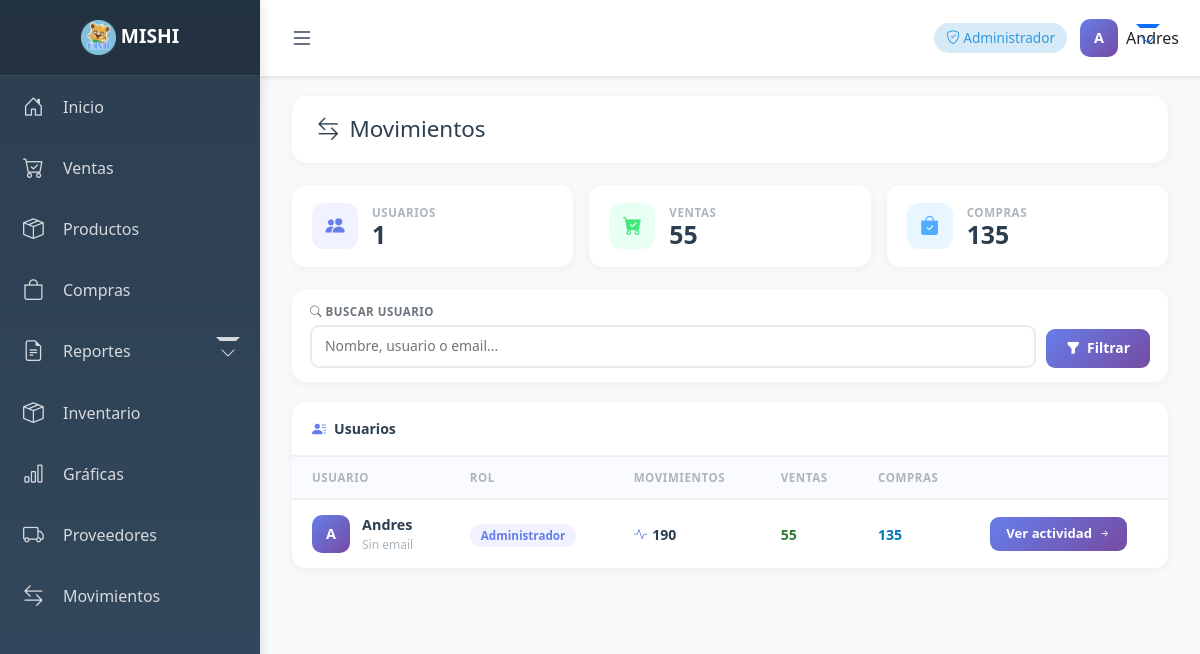
Page /movimientos/ (signed in) on the earlier database version.
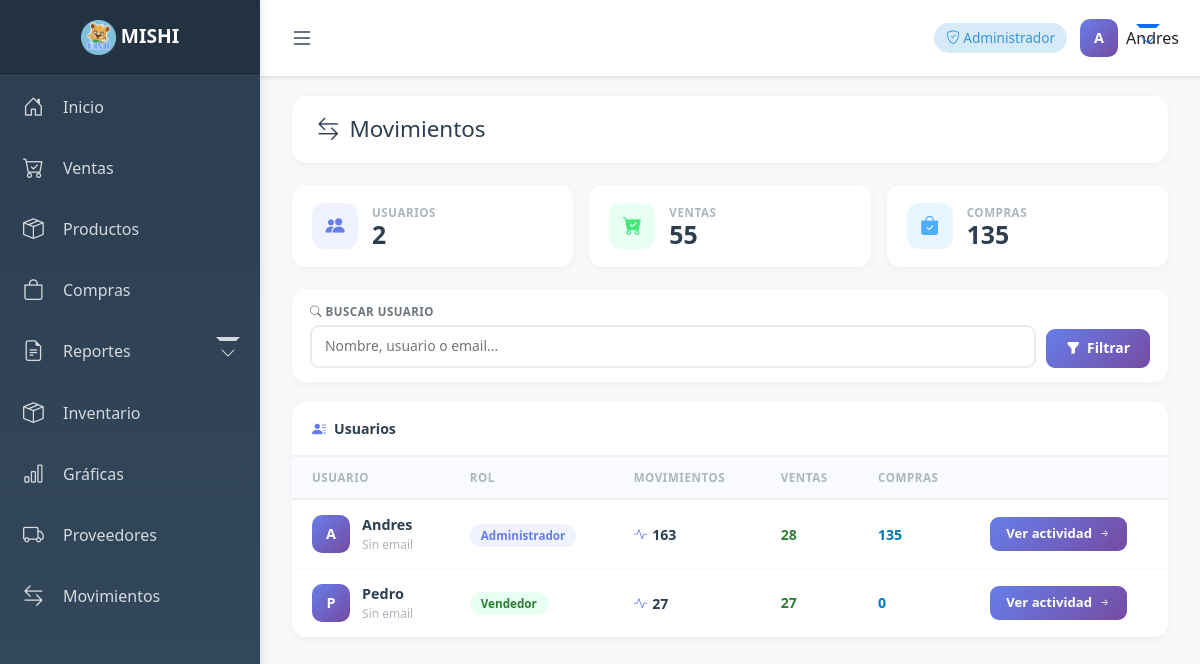
Same page on the later database version.
### usuarios/models.py (models this page shows, shortened)
class UsuarioNegocio(models.Model):
    ROLES = [
        ('ADMIN', 'Administrador'),
        ('VENDEDOR', 'Vendedor'),
        ('ALMACEN', 'Almacén'),
        ('ALMACEN_ADMIN', 'Almacén-Admin'),
    ]
    usuario = models.ForeignKey(User, on_delete=models.CASCADE)
    negocio = models.ForeignKey(Negocio, on_delete=models.CASCADE)
    rol = models.CharField(max_length=20, choices=ROLES)
    activo = models.BooleanField(default=True)

### movimientos/views.py (the view, shortened to what this page needs)
# urls.py: path('', views.lista_usuarios, name='movimientos_usuarios'),
@login_required
def lista_usuarios(request):
    import unicodedata
    def normalizar(texto):
        return ''.join(
            c for c in unicodedata.normalize('NFD', texto)
            if unicodedata.category(c) != 'Mn'
        ).lower()
    negocio = request.user.usuarionegocio_set.filter(activo=True).first().negocio
    q = request.GET.get('q', '').strip()
    usuarios = UsuarioNegocio.objects.filter(
        negocio=negocio,
        activo=True
    ).select_related('usuario')
    for u in usuarios:
        u.num_ventas  = Venta.objects.filter(usuario=u).count()
        u.num_compras = Compra.objects.filter(usuario=u).count()
        u.total_movimientos = u.num_ventas + u.num_compras
    return render(request, 'movimientos/lista_usuarios.html', {
        'usuarios': usuarios,
        'total_usuarios': len(usuarios),
        'total_ventas':  sum(u.num_ventas  for u in usuarios),
        'total_compras': sum(u.num_compras for u in usuarios),
        'q': q,
    })

### usuarios/context_processors.py (called while the page is built)
def rol_usuario_context(request):
    rol = None
    if request.user.is_authenticated:
        negocio_id = request.session.get("negocio_id")
        if negocio_id:
            relacion = UsuarioNegocio.objects.filter(
                usuario=request.user,
                negocio_id=negocio_id
            ).first()
            if relacion:
                rol = relacion.rol
    return {
        'rol_usuario': rol
    }

### movimientos/templates/movimientos/lista_usuarios.html (shortened to what this page needs)
{% extends 'base.html' %}
{% block content %}
<div class="container-fluid">
    <div class="page-header">
        <h2><i class="bi bi-arrow-left-right"></i> Movimientos</h2>
    </div>
    <div class="kpi-row">
        <div class="kpi-card">
            <div class="kpi-ico purple"><i class="bi bi-people-fill"></i></div>
            <div class="kpi-info"><div class="kpi-label">Usuarios</div><div class="kpi-val">{{ total_usuarios }}</div></div>
        </div>
        <div class="kpi-card">
            <div class="kpi-ico green"><i class="bi bi-cart-check-fill"></i></div>
            <div class="kpi-info"><div class="kpi-label">Ventas</div><div class="kpi-val">{{ total_ventas }}</div></div>
        </div>
        <div class="kpi-card">
            <div class="kpi-ico blue"><i class="bi bi-bag-check-fill"></i></div>
            <div class="kpi-info"><div class="kpi-label">Compras</div><div class="kpi-val">{{ total_compras }}</div></div>
        </div>
    </div>
    <form method="GET" class="filtros-bar">
        <div class="filtro-group">
            <label><i class="bi bi-search"></i> Buscar usuario</label>
            <input type="text" name="q" value="{{ q }}"
                class="filtro-input" placeholder="Nombre, usuario o email...">
        </div>
        <button type="submit" class="btn-filtrar">
            <i class="bi bi-funnel-fill"></i> Filtrar
        </button>
    </form>
    <div class="main-card">
        <div class="table-header"><i class="bi bi-person-lines-fill"></i> Usuarios</div>
        {% if usuarios %}
        <table class="mov-table">
            <thead>
                <tr>
                    <th>Usuario</th>
                    <th class="hide-tablet">Rol</th>
                    <th>Movimientos</th>
                    <th class="hide-tablet">Ventas</th>
                    <th class="hide-tablet">Compras</th>
                    <th></th>
                </tr>
            </thead>
            <tbody>
                {% for u in usuarios %}
                <tr onclick="window.location='{% url 'movimientos_dias' u.id %}'">
                    <td class="td-usuario">
                        <div class="user-info">
                            <div class="user-avatar">{{ u.usuario.username|first|upper }}</div>
                            <div>
                                <div class="user-name">{{ u.usuario.get_full_name|default:u.usuario.username }}</div>
                                <div class="user-email">{{ u.usuario.email|default:"Sin email" }}</div>
                            </div>
                        </div>
                    </td>
                    <td class="td-rol hide-tablet"><span class="rol-badge rol-{{ u.rol }}">{{ u.get_rol_display }}</span></td>
                    <td class="td-movs"><span class="mov-count"><i class="bi bi-activity"></i>{{ u.total_movimientos }}</span></td>
                    <td class="td-ventas hide-tablet" style="color:#2e7d32; font-weight:600;">{{ u.num_ventas }}</td>
                    <td class="td-compras hide-tablet" style="color:#0277bd; font-weight:600;">{{ u.num_compras }}</td>
                    <td class="td-accion">
                        <a href="{% url 'movimientos_dias' u.id %}" class="btn-ver">
                            Ver actividad <i class="bi bi-arrow-right-short"></i>
                        </a>
                    </td>
                </tr>
                {% endfor %}
            </tbody>
        </table>
        {% else %}
        <div class="empty-state">
            <i class="bi bi-people"></i>
            <p style="margin:0; font-size:0.95rem;">No hay usuarios registrados.</p>
        </div>
        {% endif %}
    </div>
</div>
{% endblock %}

Differences in the rows shown:
computed for UsuarioNegocio "Administrador": total_movimientos "190" → "163"; num_ventas "55" → "28"
now on this page (row edited): UsuarioNegocio: usuario.username|first "P", usuario.get_full_name "Pedro", usuario.email "Sin email", rol "Vendedor", total_movimientos "27", num_ventas "27", num_compras "0"
Other differences:
{{ total_usuarios }}: "1" → "2"
